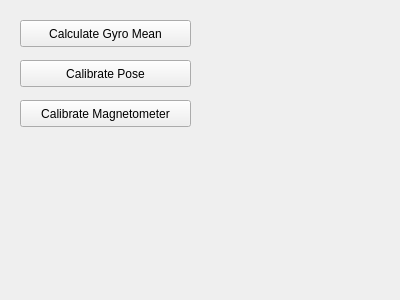
<?xml version="1.0" encoding="UTF-8"?>
<ui version="4.0">
 <class>Form</class>
 <widget class="QWidget" name="DiverNet Control GUI">
  <property name="geometry">
   <rect>
    <x>0</x>
    <y>0</y>
    <width>400</width>
    <height>300</height>
   </rect>
  </property>
  <property name="windowTitle">
   <string>Form</string>
  </property>
  <widget class="QPushButton" name="gyroMeanButton">
   <property name="geometry">
    <rect>
     <x>20</x>
     <y>20</y>
     <width>171</width>
     <height>27</height>
    </rect>
   </property>
   <property name="text">
    <string>Calculate Gyro Mean</string>
   </property>
  </widget>
  <widget class="QPushButton" name="poseCalButton">
   <property name="geometry">
    <rect>
     <x>20</x>
     <y>60</y>
     <width>171</width>
     <height>27</height>
    </rect>
   </property>
   <property name="text">
    <string>Calibrate Pose</string>
   </property>
  </widget>
  <widget class="QPushButton" name="magCalButton">
   <property name="geometry">
    <rect>
     <x>20</x>
     <y>100</y>
     <width>171</width>
     <height>27</height>
    </rect>
   </property>
   <property name="text">
    <string>Calibrate Magnetometer</string>
   </property>
  </widget>
 </widget>
 <resources/>
 <connections/>
</ui>
